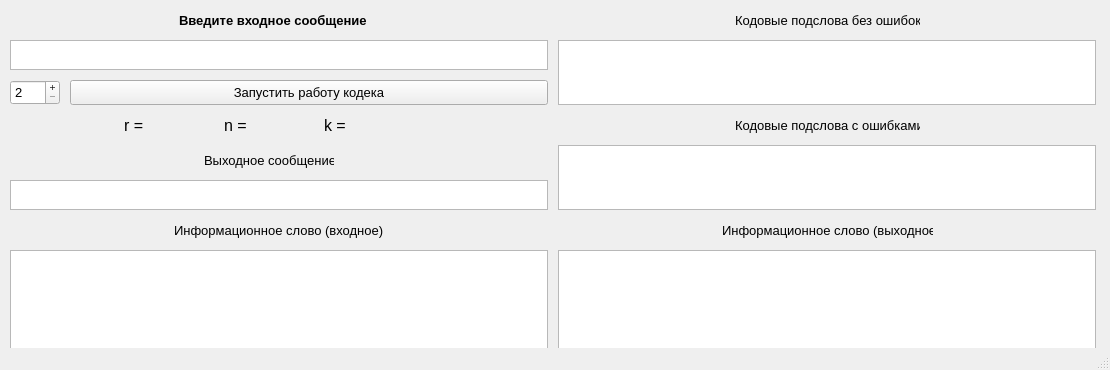
<?xml version="1.0" encoding="UTF-8"?>
<ui version="4.0">
 <class>MainWindow</class>
 <widget class="QMainWindow" name="MainWindow">
  <property name="geometry">
   <rect>
    <x>0</x>
    <y>0</y>
    <width>1110</width>
    <height>370</height>
   </rect>
  </property>
  <property name="windowTitle">
   <string>Hamming code</string>
  </property>
  <widget class="QWidget" name="centralwidget">
   <widget class="QLabel" name="LabelInputText">
    <property name="geometry">
     <rect>
      <x>179</x>
      <y>10</y>
      <width>200</width>
      <height>20</height>
     </rect>
    </property>
    <property name="font">
     <font>
      <pointsize>10</pointsize>
      <weight>75</weight>
      <bold>true</bold>
     </font>
    </property>
    <property name="text">
     <string>Введите входное сообщение</string>
    </property>
   </widget>
   <widget class="QTextEdit" name="TextEditInputText">
    <property name="geometry">
     <rect>
      <x>10</x>
      <y>40</y>
      <width>538</width>
      <height>30</height>
     </rect>
    </property>
    <property name="font">
     <font>
      <pointsize>10</pointsize>
     </font>
    </property>
   </widget>
   <widget class="QSpinBox" name="SpinBoxR">
    <property name="geometry">
     <rect>
      <x>10</x>
      <y>80</y>
      <width>50</width>
      <height>25</height>
     </rect>
    </property>
    <property name="font">
     <font>
      <pointsize>10</pointsize>
     </font>
    </property>
    <property name="readOnly">
     <bool>false</bool>
    </property>
    <property name="buttonSymbols">
     <enum>QAbstractSpinBox::PlusMinus</enum>
    </property>
    <property name="keyboardTracking">
     <bool>false</bool>
    </property>
    <property name="minimum">
     <number>2</number>
    </property>
   </widget>
   <widget class="QPushButton" name="PushButtonStart">
    <property name="geometry">
     <rect>
      <x>70</x>
      <y>80</y>
      <width>478</width>
      <height>25</height>
     </rect>
    </property>
    <property name="font">
     <font>
      <pointsize>10</pointsize>
     </font>
    </property>
    <property name="text">
     <string>Запустить работу кодека</string>
    </property>
   </widget>
   <widget class="QLabel" name="LabelK">
    <property name="enabled">
     <bool>true</bool>
    </property>
    <property name="geometry">
     <rect>
      <x>324</x>
      <y>115</y>
      <width>90</width>
      <height>20</height>
     </rect>
    </property>
    <property name="font">
     <font>
      <pointsize>12</pointsize>
     </font>
    </property>
    <property name="text">
     <string>k =</string>
    </property>
   </widget>
   <widget class="QLabel" name="LabelN">
    <property name="enabled">
     <bool>true</bool>
    </property>
    <property name="geometry">
     <rect>
      <x>224</x>
      <y>115</y>
      <width>90</width>
      <height>20</height>
     </rect>
    </property>
    <property name="font">
     <font>
      <pointsize>12</pointsize>
     </font>
    </property>
    <property name="text">
     <string>n =</string>
    </property>
   </widget>
   <widget class="QLabel" name="LabelR">
    <property name="enabled">
     <bool>true</bool>
    </property>
    <property name="geometry">
     <rect>
      <x>124</x>
      <y>115</y>
      <width>90</width>
      <height>20</height>
     </rect>
    </property>
    <property name="font">
     <font>
      <pointsize>12</pointsize>
     </font>
    </property>
    <property name="text">
     <string>r =</string>
    </property>
   </widget>
   <widget class="QLabel" name="LabelOutputBinaryTextIn">
    <property name="geometry">
     <rect>
      <x>174</x>
      <y>220</y>
      <width>210</width>
      <height>20</height>
     </rect>
    </property>
    <property name="font">
     <font>
      <pointsize>10</pointsize>
      <weight>50</weight>
      <bold>false</bold>
     </font>
    </property>
    <property name="layoutDirection">
     <enum>Qt::LeftToRight</enum>
    </property>
    <property name="text">
     <string>Информационное слово (входное)</string>
    </property>
   </widget>
   <widget class="QTextEdit" name="TextEditOutputBinaryTextIn">
    <property name="geometry">
     <rect>
      <x>10</x>
      <y>250</y>
      <width>538</width>
      <height>100</height>
     </rect>
    </property>
    <property name="font">
     <font>
      <pointsize>10</pointsize>
     </font>
    </property>
   </widget>
   <widget class="QLabel" name="LabelCodeSubwordsOrigins">
    <property name="geometry">
     <rect>
      <x>735</x>
      <y>10</y>
      <width>185</width>
      <height>20</height>
     </rect>
    </property>
    <property name="font">
     <font>
      <pointsize>10</pointsize>
      <weight>50</weight>
      <bold>false</bold>
     </font>
    </property>
    <property name="layoutDirection">
     <enum>Qt::LeftToRight</enum>
    </property>
    <property name="text">
     <string>Кодовые подслова без ошибок</string>
    </property>
   </widget>
   <widget class="QLabel" name="LabelCodeSubwordsErrors">
    <property name="geometry">
     <rect>
      <x>735</x>
      <y>115</y>
      <width>185</width>
      <height>20</height>
     </rect>
    </property>
    <property name="font">
     <font>
      <pointsize>10</pointsize>
      <weight>50</weight>
      <bold>false</bold>
     </font>
    </property>
    <property name="layoutDirection">
     <enum>Qt::LeftToRight</enum>
    </property>
    <property name="text">
     <string>Кодовые подслова c ошибками</string>
    </property>
   </widget>
   <widget class="QLabel" name="LabelOutputText">
    <property name="geometry">
     <rect>
      <x>204</x>
      <y>150</y>
      <width>130</width>
      <height>20</height>
     </rect>
    </property>
    <property name="font">
     <font>
      <pointsize>10</pointsize>
      <weight>50</weight>
      <bold>false</bold>
     </font>
    </property>
    <property name="text">
     <string>Выходное сообщение</string>
    </property>
   </widget>
   <widget class="QTextEdit" name="TextEditOutputText">
    <property name="geometry">
     <rect>
      <x>10</x>
      <y>180</y>
      <width>538</width>
      <height>30</height>
     </rect>
    </property>
    <property name="font">
     <font>
      <pointsize>10</pointsize>
     </font>
    </property>
   </widget>
   <widget class="QLabel" name="LabelOutputBinaryTextOut">
    <property name="geometry">
     <rect>
      <x>722</x>
      <y>220</y>
      <width>211</width>
      <height>20</height>
     </rect>
    </property>
    <property name="font">
     <font>
      <pointsize>10</pointsize>
      <weight>50</weight>
      <bold>false</bold>
     </font>
    </property>
    <property name="layoutDirection">
     <enum>Qt::LeftToRight</enum>
    </property>
    <property name="text">
     <string>Информационное слово (выходное)</string>
    </property>
   </widget>
   <widget class="QTextEdit" name="TextEditOutputBinaryTextOut">
    <property name="geometry">
     <rect>
      <x>558</x>
      <y>250</y>
      <width>538</width>
      <height>100</height>
     </rect>
    </property>
    <property name="font">
     <font>
      <pointsize>10</pointsize>
     </font>
    </property>
   </widget>
   <widget class="QTableWidget" name="TableWidgetCodeSubwordsOrigins">
    <property name="geometry">
     <rect>
      <x>558</x>
      <y>40</y>
      <width>538</width>
      <height>65</height>
     </rect>
    </property>
   </widget>
   <widget class="QTableWidget" name="TableWidgetCodeSubwordsErrors">
    <property name="geometry">
     <rect>
      <x>558</x>
      <y>145</y>
      <width>538</width>
      <height>65</height>
     </rect>
    </property>
   </widget>
  </widget>
  <widget class="QStatusBar" name="statusbar"/>
 </widget>
 <resources/>
 <connections/>
</ui>
